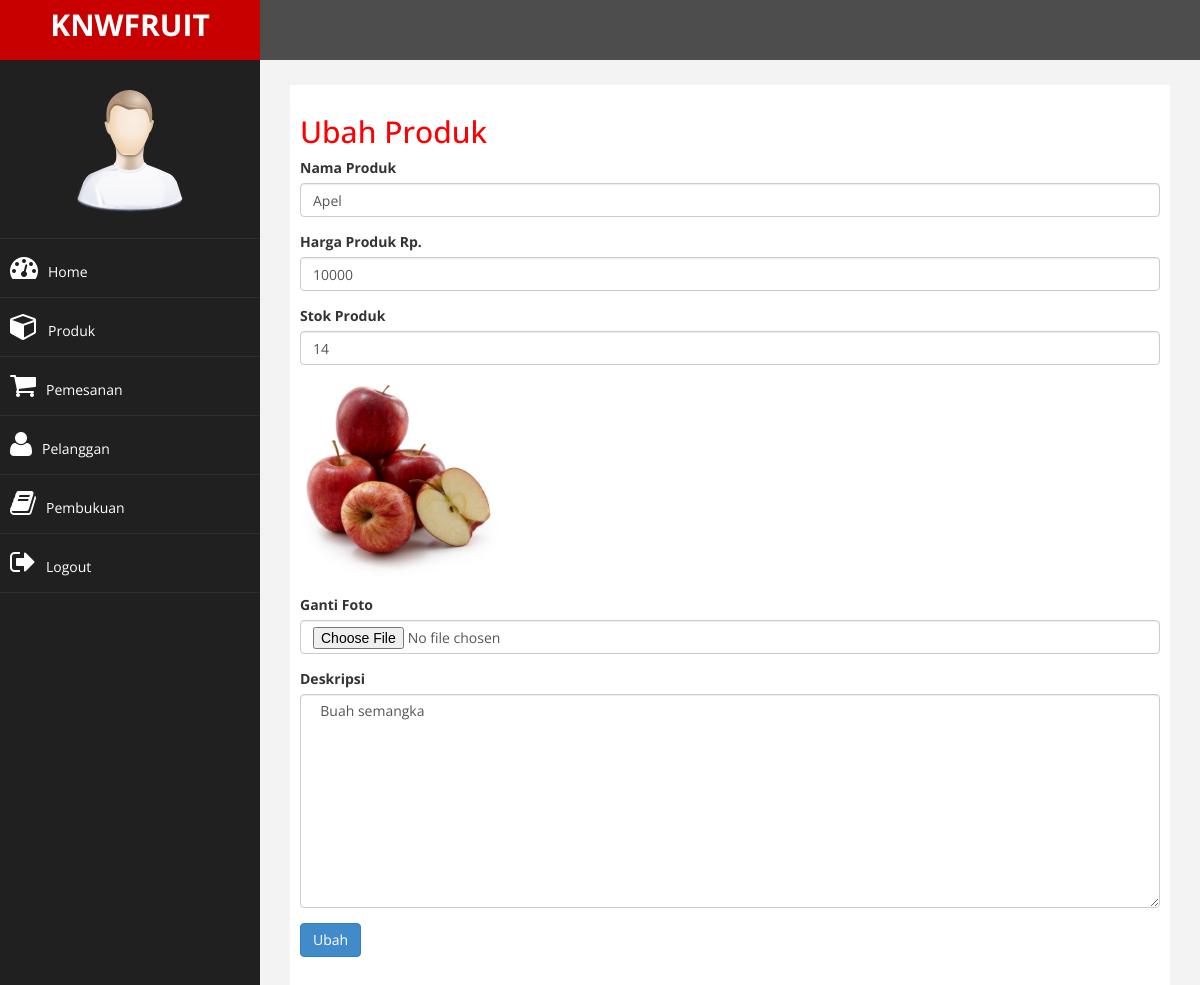
The app's page /admin/index.php?halaman=ubahproduk&id=3 (signed in) with its own data.
### tables this page shows
CREATE TABLE `produk` (
  `id_produk` int(11) NOT NULL,
  `nama_produk` varchar(25) NOT NULL,
  `harga_produk` int(11) NOT NULL,
  `foto_produk` varchar(50) NOT NULL,
  `deskripsi_produk` text NOT NULL,
  `stok_produk` int(10) NOT NULL,
  `berat` int(11) NOT NULL
);

### admin/ubahproduk.php (the view, shortened to what this page needs)
<h2>Ubah Produk</h2>
<?php
	$ambil = $koneksi->query("SELECT * FROM produk WHERE id_produk='$_GET[id]'");
	$pecah = $ambil->fetch_assoc();
?>
<form method="post" enctype="multipart/form-data">
	<div class="form-group">
		<label>Nama Produk</label>
		<input type="text" class="form-control" name="nama" value="<?php echo $pecah['nama_produk']; ?>">
	</div>
	<div class="form-group">
		<label>Harga Produk Rp.</label>
		<input type="number" class="form-control" name="harga" value="<?php echo $pecah['harga_produk']; ?>">
	</div>
	<div class="form-group">
		<label>Stok Produk</label>
		<input type="number" class="form-control" name="stok" value="<?php echo $pecah['stok_produk']; ?>">
	</div>
	<div class="form-group">
		<img src="../foto_produk/<?php echo $pecah['foto_produk']?>" width="200">
	</div>
	<div class="form-group">
		<label>Ganti Foto</label>
		<input type="file" class="form-control" name="foto">
	</div>
	<div class="form-group">
		<label>Deskripsi</label>
		<textarea class="form-control" name="deskripsi" rows="10"> <?php echo $pecah['deskripsi_produk']; ?></textarea>
	</div>
	<button class="btn btn-primary" name="ubah">Ubah</button>
</form>

### admin/assets/css/custom.css (style rules this page uses)
body { font-family: 'Open Sans', sans-serif; }
h2 { color: #f00; }

### records on screen
produk: nama "Apel", harga "10000", stok "14", foto_produk (picture), deskripsi "Buah semangka"
